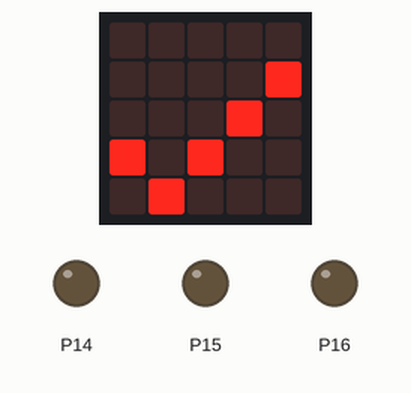
A program run on a simulated BBC micro:bit (MakeCode). On the bench: the board's 5×5 LED display, output pins drawn as LEDs (lit = HIGH).

Above: at 0.1 s.
At 9.88 s:
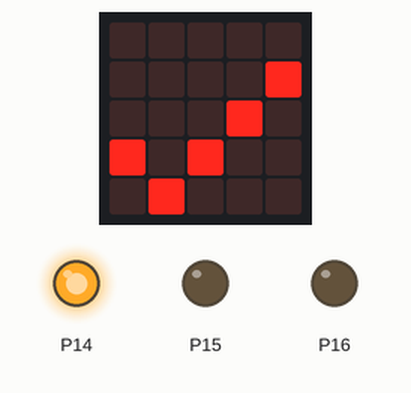
At 19.92 s:
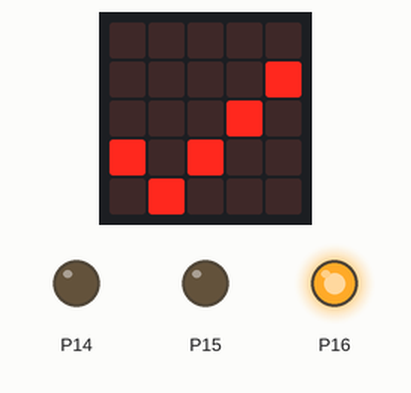
At 39.82 s:
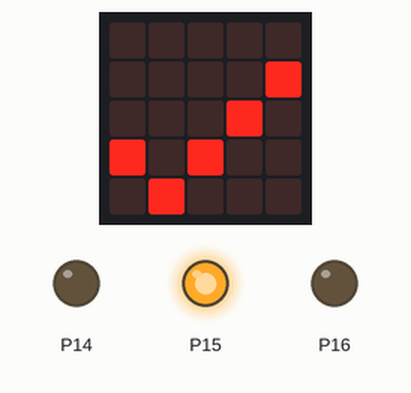
Timing chart, 0 to 40.0 s (numbered marks = the images above):
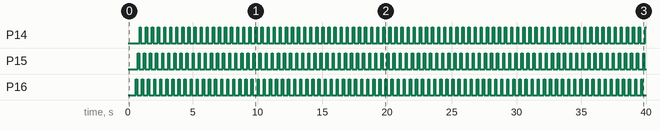

Measured:
- by itself, P14–16: alternates HIGH for 0.10 s and LOW for 0.37 s

The program:

main.ts
```typescript
basic.showIcon(IconNames.Yes)
let dutyon = 100
let dutyoff = 50
basic.forever(function () {
    pins.digitalWritePin(DigitalPin.P16, 1)
    basic.pause(dutyon)
    pins.digitalWritePin(DigitalPin.P16, 0)
    basic.pause(dutyoff)
    pins.digitalWritePin(DigitalPin.P15, 1)
    basic.pause(dutyon)
    pins.digitalWritePin(DigitalPin.P15, 0)
    basic.pause(dutyoff)
    pins.digitalWritePin(DigitalPin.P14, 1)
    basic.pause(dutyon)
    pins.digitalWritePin(DigitalPin.P14, 0)
    basic.pause(dutyoff)
})
```

test.ts
```typescript
// testene settes inn her; disse vil ikke kompilert så lenge denne pakken blir brukt som en utvidelse.
```
